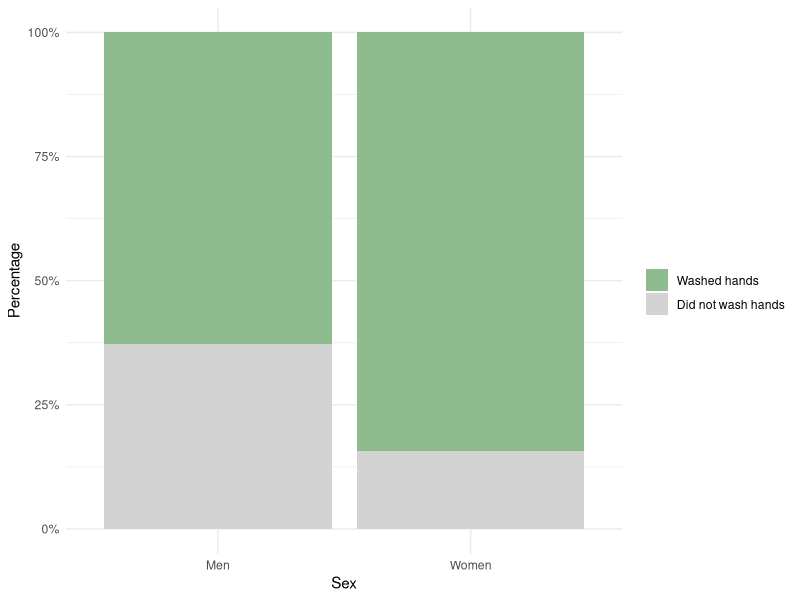
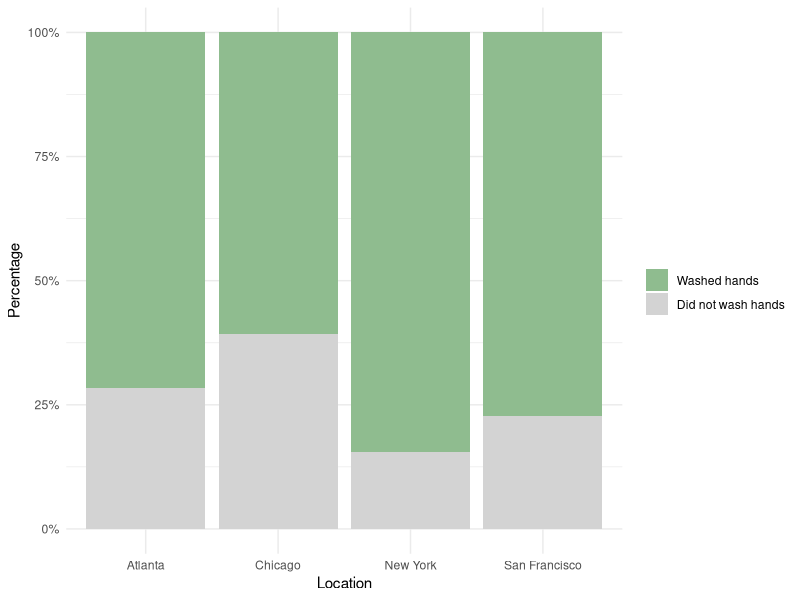

Generate these figures, in order, with R:
## ---- chunk 1
knitr::opts_chunk$set(echo=TRUE,message=FALSE,warning=FALSE, fig.align = 'center', out.width="80%" )
## ---- chunk 2
# Load necessary library
library(ggplot2)

# Set seed for reproducibility
set.seed(896)

# Create the dataset

n_per_city <- 1575

cities <- rep(c("Atlanta", "Chicago", "New York", "San Francisco"), each = n_per_city)
sexes <- sample(c("Men", "Women"), size = length(cities), replace = TRUE)

# Define probabilities for handwashing by city and sex
# For demonstration, let's assume women wash more frequently
probability_matrix <- matrix(
  c(
    # Men     Women
    0.60,   0.85,   # Atlanta
    0.45,   0.80,   # Chicago
    0.75,   0.90,   # New York
    0.70,   0.85    # San Francisco
  ),
  nrow = 4,
  byrow = TRUE,
  dimnames = list(c("Atlanta", "Chicago", "New York", "San Francisco"),
                  c("Men", "Women"))
)

# Generate handwashing status
WashedHands <- character(length = length(cities))
for (i in seq_along(cities)){
  city <- cities[i]
  sex <- sexes[i]
  prob <- probability_matrix[city, sex]
  WashedHands[i] <- sample(c("Yes", "No"), size = 1, prob = c(prob, 1 - prob))
}

# Factor levels for correct stacking order: "Yes" at the bottom
data <- data.frame(
  Sex = sexes,
  Location = cities,
  WashedHands = factor(WashedHands, levels = c("Yes", "No"))
)

# Print the first four rows of the simulated data
head(data,2)
## ---- chunk 3
# Plot by sex
ggplot(data, aes(x = Sex, fill = WashedHands)) +
  geom_bar(position = "fill") +
  scale_y_continuous(labels = scales::percent) +
  scale_fill_manual(values = c("darkseagreen", "lightgray"),
                    labels = c("Washed hands", "Did not wash hands")) +
  labs(y = "Percentage", fill = "") +
  theme_minimal()
## ---- chunk 4
# Plot by location
ggplot(data, aes(x = Location, fill = WashedHands)) +
  geom_bar(position = "fill") +
  scale_y_continuous(labels = scales::percent) +
  scale_fill_manual(values = c("darkseagreen", "lightgray"),
                    labels = c("Washed hands", "Did not wash hands")) +
  labs(y = "Percentage", fill = "") +
  theme_minimal()
